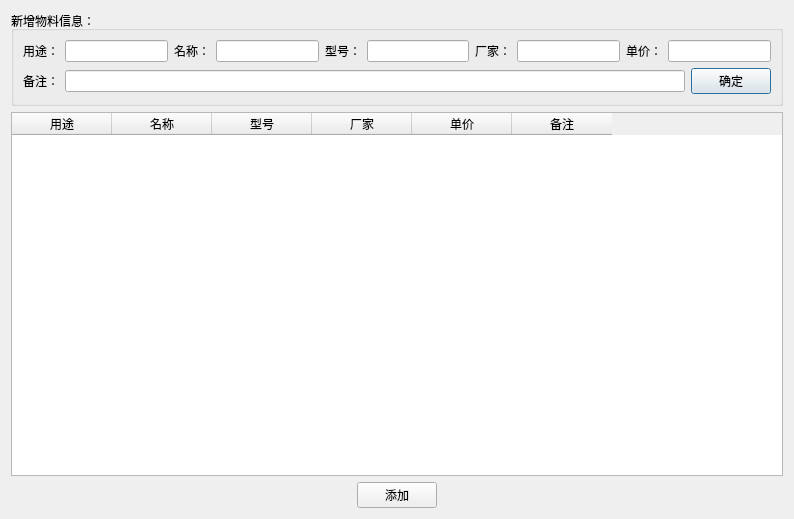
<?xml version="1.0" encoding="UTF-8"?>
<ui version="4.0">
 <class>addMaterial_Dialog</class>
 <widget class="QDialog" name="addMaterial_Dialog">
  <property name="geometry">
   <rect>
    <x>0</x>
    <y>0</y>
    <width>794</width>
    <height>519</height>
   </rect>
  </property>
  <property name="windowTitle">
   <string>新增物料界面</string>
  </property>
  <layout class="QGridLayout" name="gridLayout_2">
   <item row="0" column="0">
    <widget class="QGroupBox" name="groupBox">
     <property name="title">
      <string>新增物料信息：</string>
     </property>
     <layout class="QGridLayout" name="gridLayout">
      <item row="0" column="0">
       <layout class="QHBoxLayout" name="horizontalLayout">
        <item>
         <widget class="QLabel" name="label">
          <property name="text">
           <string>用途：</string>
          </property>
          <property name="scaledContents">
           <bool>true</bool>
          </property>
         </widget>
        </item>
        <item>
         <widget class="QLineEdit" name="userType_lineEdit"/>
        </item>
        <item>
         <widget class="QLabel" name="label_2">
          <property name="text">
           <string>名称：</string>
          </property>
          <property name="scaledContents">
           <bool>true</bool>
          </property>
         </widget>
        </item>
        <item>
         <widget class="QLineEdit" name="materialName_lineEdit"/>
        </item>
        <item>
         <widget class="QLabel" name="label_3">
          <property name="text">
           <string>型号：</string>
          </property>
          <property name="scaledContents">
           <bool>true</bool>
          </property>
         </widget>
        </item>
        <item>
         <widget class="QLineEdit" name="materialModel_lineEdit"/>
        </item>
        <item>
         <widget class="QLabel" name="label_5">
          <property name="text">
           <string>厂家：</string>
          </property>
          <property name="scaledContents">
           <bool>true</bool>
          </property>
         </widget>
        </item>
        <item>
         <widget class="QLineEdit" name="factory_lineEdit"/>
        </item>
        <item>
         <widget class="QLabel" name="label_4">
          <property name="text">
           <string>单价：</string>
          </property>
          <property name="scaledContents">
           <bool>true</bool>
          </property>
         </widget>
        </item>
        <item>
         <widget class="QLineEdit" name="price_lineEdit"/>
        </item>
       </layout>
      </item>
      <item row="1" column="0">
       <layout class="QHBoxLayout" name="horizontalLayout_3">
        <item>
         <widget class="QLabel" name="label_6">
          <property name="text">
           <string>备注：</string>
          </property>
          <property name="scaledContents">
           <bool>true</bool>
          </property>
         </widget>
        </item>
        <item>
         <widget class="QLineEdit" name="note_lineEdit"/>
        </item>
        <item>
         <widget class="QPushButton" name="ok_pushButton">
          <property name="text">
           <string>确定</string>
          </property>
         </widget>
        </item>
       </layout>
      </item>
     </layout>
    </widget>
   </item>
   <item row="1" column="0">
    <widget class="QTableWidget" name="tableWidget">
     <column>
      <property name="text">
       <string>用途</string>
      </property>
     </column>
     <column>
      <property name="text">
       <string>名称</string>
      </property>
     </column>
     <column>
      <property name="text">
       <string>型号</string>
      </property>
     </column>
     <column>
      <property name="text">
       <string>厂家</string>
      </property>
     </column>
     <column>
      <property name="text">
       <string>单价</string>
      </property>
     </column>
     <column>
      <property name="text">
       <string>备注</string>
      </property>
     </column>
    </widget>
   </item>
   <item row="2" column="0">
    <layout class="QHBoxLayout" name="horizontalLayout_2">
     <item>
      <spacer name="horizontalSpacer">
       <property name="orientation">
        <enum>Qt::Horizontal</enum>
       </property>
       <property name="sizeHint" stdset="0">
        <size>
         <width>40</width>
         <height>20</height>
        </size>
       </property>
      </spacer>
     </item>
     <item>
      <widget class="QPushButton" name="pushButton_2">
       <property name="text">
        <string>添加</string>
       </property>
      </widget>
     </item>
     <item>
      <spacer name="horizontalSpacer_2">
       <property name="orientation">
        <enum>Qt::Horizontal</enum>
       </property>
       <property name="sizeHint" stdset="0">
        <size>
         <width>40</width>
         <height>20</height>
        </size>
       </property>
      </spacer>
     </item>
    </layout>
   </item>
  </layout>
 </widget>
 <resources/>
 <connections/>
</ui>
